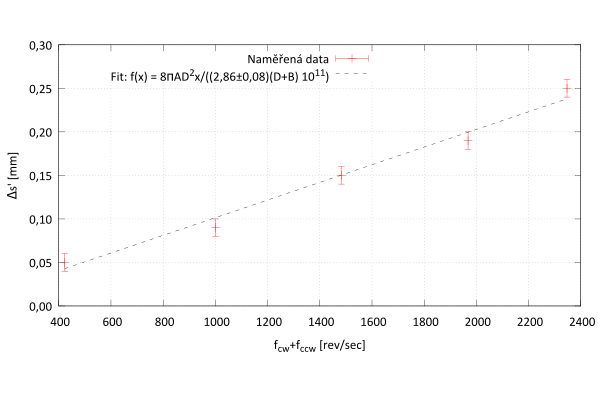

The script that drew this image:
reset

set encoding utf8
set decimalsign ','
set decimalsign locale "czech"
set grid x y
set key on inside top left #box
set fit errorvariables

set term pdfcairo font 'calibri,14' enhanced dashed monochrome size 6,4

name='c'

pi = 3.14159265359
D = 4.825*10**3
B = 0.460*10**3
A = 0.262*10**3

f(x) = 8*pi*A*D*D*x/(c*(D+B))
fit f(x) name.".txt" using 1:2 via c

set samples 1000
set size ratio 0.5
#set format x "%.2f"
set format y "%.2f"

set xlabel 'f_{cw}+f_{ccw} [rev/sec]'
set ylabel "{/Symbol D}s' [mm]"

titulek1 = sprintf("Fit: f(x) = 8{/Symbol p}AD^2x/((%.2f\261%.2f)(D+B) 10^{11})", c*10**-3*10**-8, (c_err*10**-3)*10**-8)

set output name.".pdf"
plot name.".txt" using 1:2:3 title "Naměřená data" with yerrorbars  pt 1 lc rgb "red", f(x) title titulek1

#close()

######### WORKFIX DUMP ###
set term pdfcairo
set output '_____dump.pdf'
plot 'data.txt' using 1:2
######### WORKFIX DUMP ###
